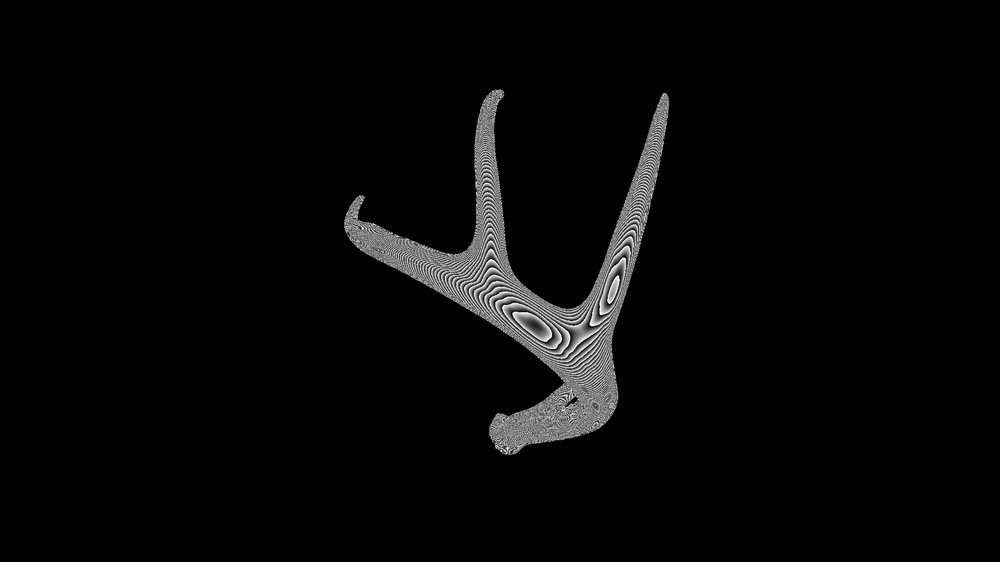
#> input picture Antler10F/antler10F_angle0.png, 1000 x 562 px, shrunk from 1920 x 1080 before the run; its folder holds only this picture in this run
$ python -i test1_4.py   (imports and definitions only)
#> lines starting #> are read from the running program, lines starting #| are printed output that depends on the picture; after the words box and inside, x2 and y2 are one past the last pixel; in counts of white or black regions, pixels touching at a corner belong together
import cv2
import numpy as np
import os

def process_image(image_path, save_path):
    # Load grayscale
#> called with image_path = 'Antler10F/antler10F_angle0.png', save_path = 'out.png'
    img = cv2.imread(image_path, cv2.IMREAD_GRAYSCALE)
#> img is the input picture: shape (562, 1000); min 0, max 255, mean 6.8
    if img is None:
        return  # skip if not an image

    # Step 1: Enhance contrast
    img_eq = cv2.equalizeHist(img)

    # Step 2: Adaptive threshold
    binary = cv2.adaptiveThreshold(img_eq, 255,
                                   cv2.ADAPTIVE_THRESH_GAUSSIAN_C,
                                   cv2.THRESH_BINARY_INV,
                                   35, 5)
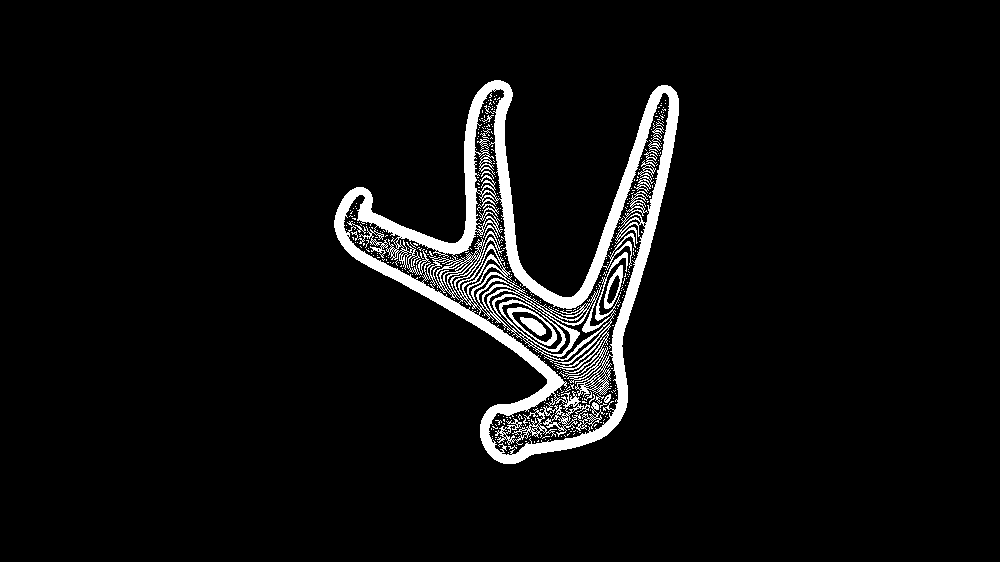
#> binary: shape (562, 1000); 5.2% white; 391 white regions (378 under 20 px), largest, box (x1, y1, x2, y2) and area: (334, 80, 679, 464) 26769, (507, 307, 557, 346) 380, (604, 265, 623, 309) 275

    # Step 3: Keep largest connected component (antler)
    num_labels, labels, stats, _ = cv2.connectedComponentsWithStats(binary, connectivity=8)
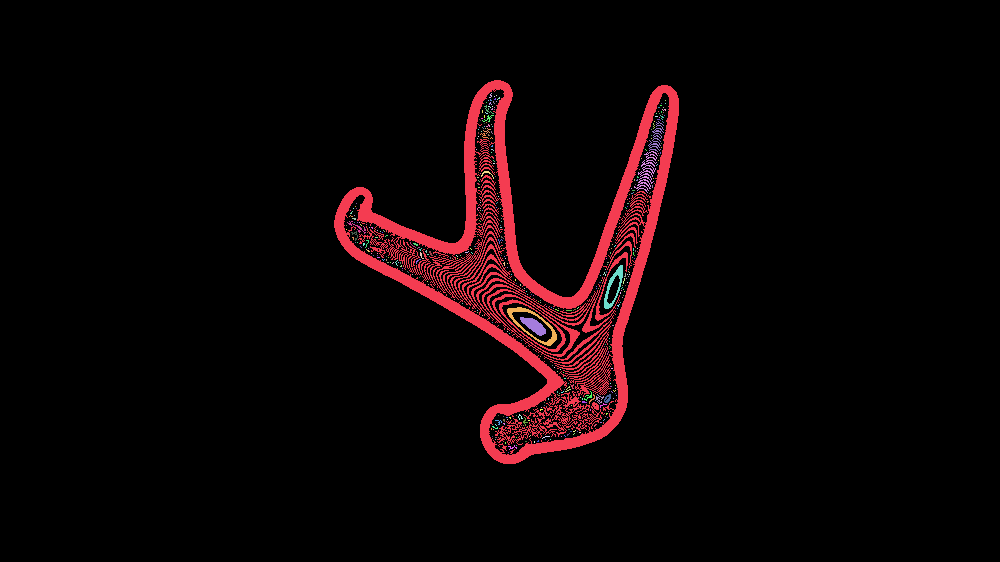
#> labels: shape (562, 1000) int32; 392 distinct labels, from 0 to 391; one colour per label, 0 black
#> num_labels = 392; stats = 392 rows, first 6: [0, 0, 1000, 562, 532841], [334, 80, 345, 384, 26769], [489, 93, 3, 5, 7], [496, 95, 1, 1, 1], [494, 96, 1, 1, 1], [497, 97, 3, 3, 4]
    if num_labels > 1:
        largest_label = 1 + np.argmax(stats[1:, cv2.CC_STAT_AREA])
#> largest_label = 1
        binary = np.uint8(labels == largest_label) * 255
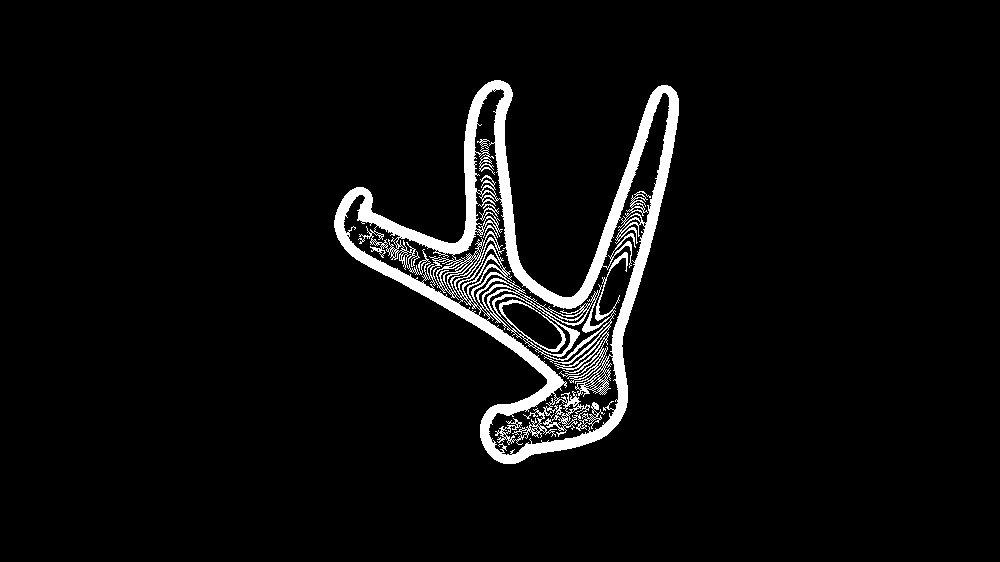
#> binary: shape (562, 1000); 4.8% white; 1 white region, box (x1, y1, x2, y2) and area: (334, 80, 679, 464) 26769

    # Step 4: Fill small holes
    binary = cv2.morphologyEx(binary, cv2.MORPH_CLOSE, np.ones((7,7), np.uint8), iterations=3)
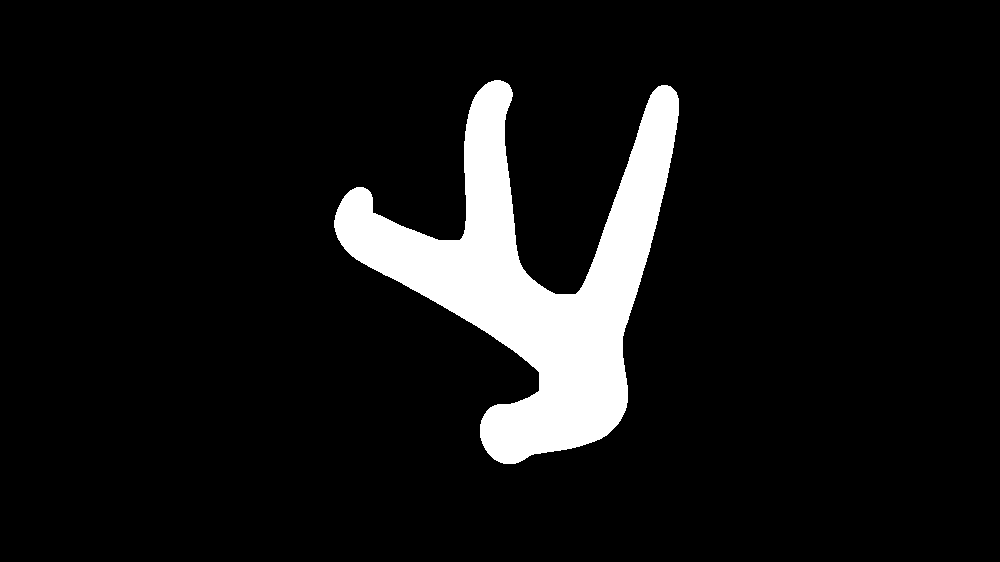
#> binary: shape (562, 1000); 8.5% white; 1 white region, box (x1, y1, x2, y2) and area: (334, 80, 679, 464) 47614

    # Step 5: Smooth edges
    binary = cv2.morphologyEx(binary, cv2.MORPH_OPEN, np.ones((3,3), np.uint8), iterations=1)

    # Save result
    os.makedirs(os.path.dirname(save_path), exist_ok=True)
    cv2.imwrite(save_path, binary)


def process_folder(root_input, root_output, valid_exts=(".png", ".jpg", ".jpeg", ".bmp", ".tif", ".tiff")):
    for subdir, _, files in os.walk(root_input):
        for file in files:
            if file.lower().endswith(valid_exts):
                input_path = os.path.join(subdir, file)
                rel_path = os.path.relpath(input_path, root_input)
                output_path = os.path.join(root_output, rel_path)
                process_image(input_path, output_path)
                print(f"Processed: {input_path} -> {output_path}")


# Example usage:
input_root = "Antlers"
output_root = "BAntlers"
# [1 line not run here, left out]

>>> result = process_image('Antler10F/antler10F_angle0.png', 'out.png')
